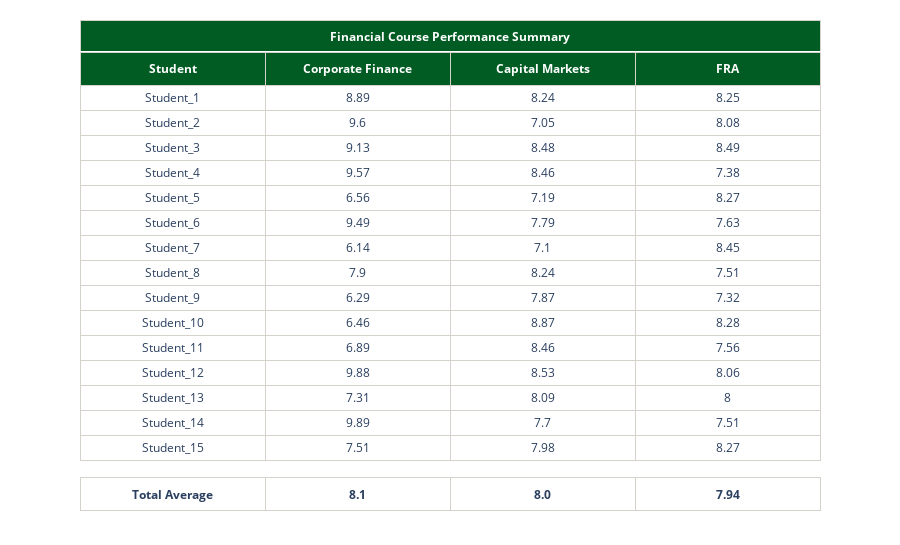

Notebook source saved alongside this figure:
### Code cell
# Example 1: Generating DataFrame with grades for three finance courses 
import pandas as pd
import random

n = 15 #Change to any number and still works
data = {
    'Student': [f'Student_{i}' for i in range(1, n + 1)],
    'Corporate Finance': [round(random.uniform(6.0, 10.0), 2) for _ in range(n)],
    'Capital Markets': [round(random.uniform(6.5, 9.0), 2) for _ in range(n)],
    'FRA': [round(random.uniform(7.0, 8.5), 2) for _ in range(n)]
}
df = pd.DataFrame(data)

# Generating df with subtotals
column_means = df.select_dtypes(include='number').mean()
subtotals_df = pd.DataFrame([column_means.round(2)], columns=column_means.index)
subtotals_df.insert(0, 'Student', "Total Average")

# Generating the table
plotly_table = Plotly_Table() # First defining the instance
fig1 = plotly_table.create_table_with_title(data_df=df, 
                                                 subtotals_df=subtotals_df, 
                                                 title_text="Financial Course Performance Summary",
                                                 color_fill="#005c22")
fig1.show()

### Figure 1 — Plotly figure (JSON) as saved in the notebook; plotly's stock layout.template omitted (floating-point values rounded to 4 significant figures)
{"data": [{"cells": {"fill": {"color": "#005c22"}, "font": {"color": "white"}, "height": 30, "line": {"color": "#D4D2CB"}, "values": ["<b>Financial Course Performance Summary</b>"]}, "domain": {"x": [0, 1], "y": [0.9376, 1]}, "header": {"height": 0, "values": [""]}, "type": "table"}, {"cells": {"fill": {"color": "white"}, "height": 25, "line": {"color": "#D4D2CB"}, "values": [["Student_1", "Student_2", "Student_3", "Student_4", "Student_5", "Student_6", "Student_7", "Student_8", "Student_9", "Student_10", "Student_11", "Student_12", "Student_13", "Student_14", "Student_15"], [8.89, 9.6, 9.13, 9.57, 6.56, 9.49, 6.14, 7.9, 6.29, 6.46, 6.89, 9.88, 7.31, 9.89, 7.51], [8.24, 7.05, 8.48, 8.46, 7.19, 7.79, 7.1, 8.24, 7.87, 8.87, 8.46, 8.53, 8.09, 7.7, 7.98], [8.25, 8.08, 8.49, 7.38, 8.27, 7.63, 8.45, 7.51, 7.32, 8.28, 7.56, 8.06, 8, 7.51, 8.27]]}, "domain": {"x": [0, 1], "y": [0.09456, 0.9366]}, "header": {"fill": {"color": "#005c22"}, "font": {"color": "white"}, "height": 30, "line": {"color": "#D4D2CB"}, "values": ["<b>Student</b>", "<b>Corporate Finance</b>", "<b>Capital Markets</b>", "<b>FRA</b>"]}, "type": "table"}, {"cells": {"fill": {"color": "white"}, "height": 25, "line": {"color": "#D4D2CB"}, "values": [["<b>Total Average</b>"], ["<b>8.1</b>"], ["<b>8.0</b>"], ["<b>7.94</b>"]]}, "domain": {"x": [0, 1], "y": [0, 0.09356]}, "header": {"height": 0, "values": [""]}, "type": "table"}], "layout": {"autosize": false, "height": 545, "margin": {"b": 20, "t": 20}}}
